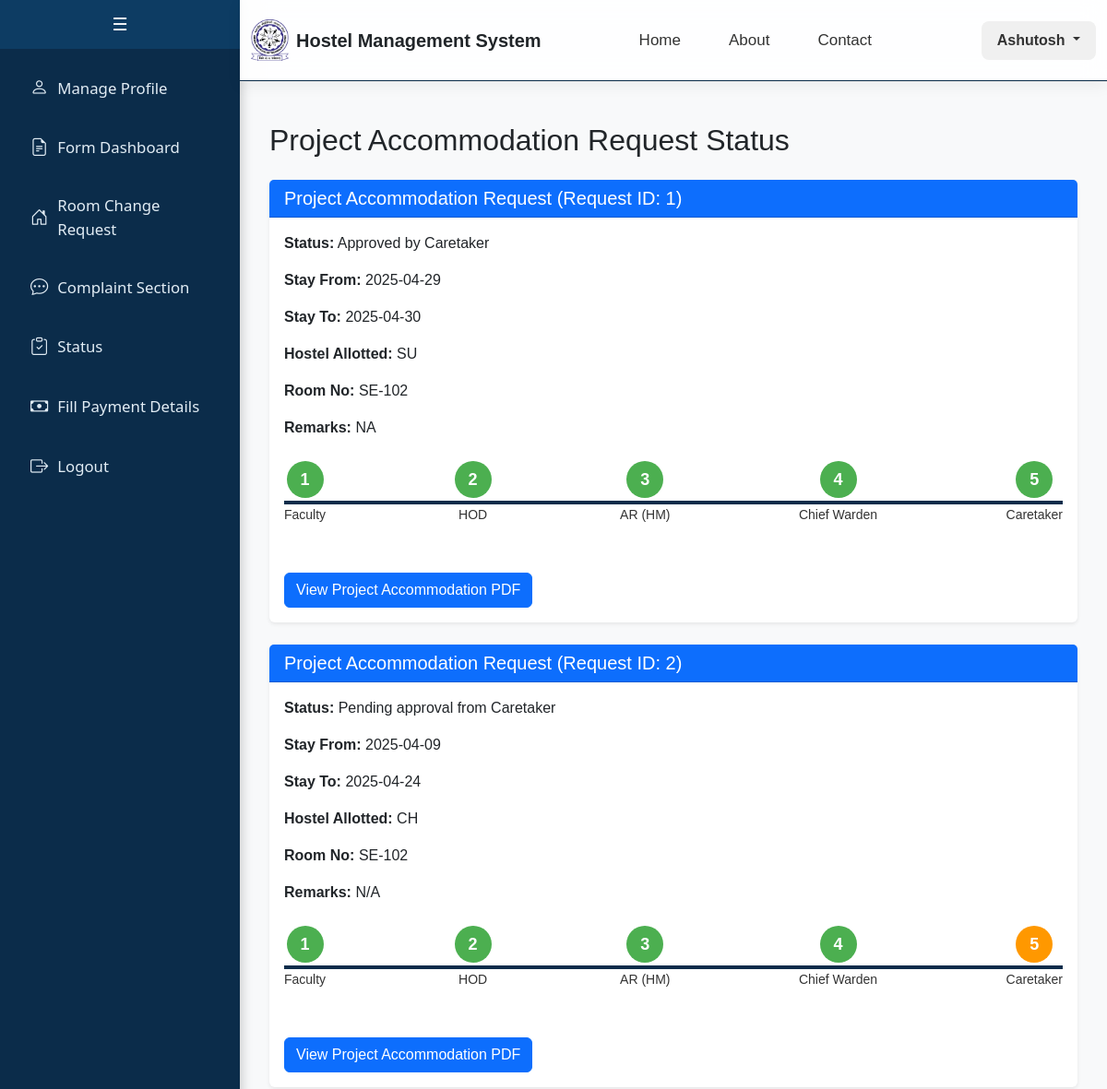
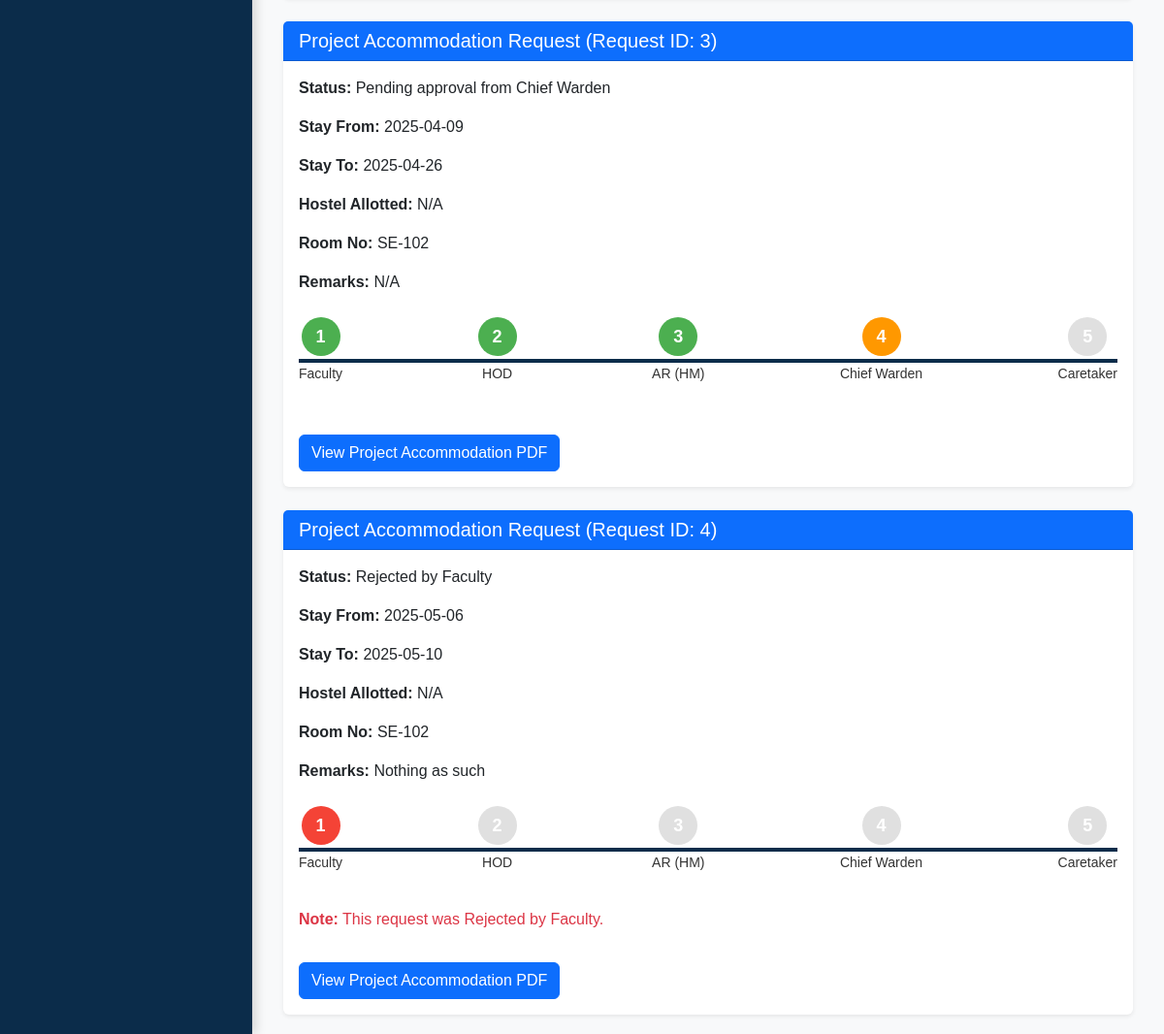
Screenshot of /student/project_accommodation_status (signed in) with the database file from the repository (2 pictures, top to bottom).
### app/models.py (models this page shows, shortened)
class CustomUser(db.Model):
    __tablename__ = 'custom_user'
    id = db.Column(db.Integer, primary_key=True)
    email = db.Column(db.String(255), unique=True, nullable=False)
    name = db.Column(db.String(100), nullable=False)
    password = db.Column(db.String(100), nullable=False)
    is_staff = db.Column(db.Boolean, default=False)
    is_active = db.Column(db.Boolean, default=True)
    gender = db.Column(db.String(20), default='Not Specified')
    student = db.relationship('Student', backref='user', uselist=False, cascade="all, delete")
    caretaker = db.relationship('Caretaker', backref='user', uselist=False, cascade="all, delete")
    faculty = db.relationship('Faculty', backref='user', uselist=False, cascade="all, delete")
    admin = db.relationship('Admin', backref='user', uselist=False, cascade="all, delete")
    guest = db.relationship('Guest', backref='user', uselist=False, cascade="all, delete")

class ProjectAccommodationRequest(db.Model):
    __tablename__ = 'project_accommodation_request'
    id = db.Column(db.Integer, primary_key=True)
    applicant_id = db.Column(db.Integer, db.ForeignKey('custom_user.id', ondelete='CASCADE'), nullable=False)
    faculty_id = db.Column(db.Integer, db.ForeignKey('faculty.faculty_id', ondelete='SET NULL'))
    address = db.Column(db.Text, nullable=False)
    stay_from = db.Column(db.Date, nullable=False)
    stay_to = db.Column(db.Date, nullable=False)
    category = db.Column(db.String(1), nullable=False)  # 'A' or 'B'
    arrival_date = db.Column(db.Date, nullable=False)
    arrival_time = db.Column(db.Time, nullable=False)
    departure_date = db.Column(db.Date, nullable=False)
    departure_time = db.Column(db.Time, nullable=False)
    offer_letter_path = db.Column(db.String(200))
    id_proof_path = db.Column(db.String(200))
    remarks = db.Column(db.Text)
    hostel_allotted = db.Column(db.String(20), db.ForeignKey('hostel.hostel_no', ondelete='SET NULL'))
    status = db.Column(db.String(50))
    otp = db.Column(db.String(10))  # New column for OTP
    created_at = db.Column(db.DateTime, default=datetime.utcnow)
    applicant = db.relationship('CustomUser', backref=db.backref('project_accommodation_requests', cascade='all, delete-orphan'))
    hostel = db.relationship('Hostel', backref=db.backref('project_accommodation_requests', cascade='all, delete-orphan'))

class Student(db.Model):
    __tablename__ = 'student'
    student_id = db.Column(db.Integer, db.ForeignKey('custom_user.id', ondelete='CASCADE'), primary_key=True)
    department = db.Column(db.String(100))
    student_phone = db.Column(db.String(10))
    student_roll = db.Column(db.String(15), unique=True)
    student_year = db.Column(db.Integer)
    student_room_no = db.Column(db.String(20))
    student_batch = db.Column(db.String(20))

### app/student.py (the view)
@student_bp.route("/student/project_accommodation_status", methods=["GET"])
def project_accommodation_status():
    if 'user_id' not in session or session.get('user_role') != 'student':
        return redirect(url_for('auth.login'))
    user_id = session['user_id']
    project_requests = ProjectAccommodationRequest.query.filter_by(applicant_id=user_id).all()
    if not project_requests:
        flash("No project accommodation requests found.", "info")
    return render_template(
        "student/project_accommodation_status.html",
        project_requests=project_requests
    )

### app/student.py (called while the page is built)
@student_bp.context_processor
def inject_guest_room_booking():
    if 'user_id' in session and session.get('user_role') == 'student':
        user_id = session['user_id']
        guest_room_booking = GuestRoomBooking.query.filter_by(applicant_id=user_id, status="Awaiting Payment from Applicant").first()
        return {'guest_room_booking': guest_room_booking}
    return {'guest_room_booking': None}

### templates/student/project_accommodation_status.html (shortened to what this page needs)
{% extends "student/base.html" %}
{% block content %}
<div class="container mt-4">
    <h2>Project Accommodation Request Status</h2>
    {% if project_requests %}
        {% for request in project_requests %}
        <div class="card shadow-sm border-0 mt-4">
            <div class="card-header bg-primary text-white">
                <h5 class="mb-0">Project Accommodation Request (Request ID: {{ request.id }})</h5>
            </div>
            <div class="card-body">
                <p><strong>Status:</strong> {{ request.status }}</p>
                <p><strong>Stay From:</strong> {{ request.stay_from }}</p>
                <p><strong>Stay To:</strong> {{ request.stay_to }}</p>
                <p><strong>Hostel Allotted:</strong> {{ request.hostel_allotted or 'N/A' }}</p>
                <p><strong>Room No:</strong> {{ request.applicant.student.student_room_no or 'N/A' }}</p>
                <p><strong>Remarks:</strong> {{ request.remarks or 'N/A' }}</p>
                <div class="stepper d-flex justify-content-between align-items-center mt-4">
                    {% set STATUS_FLOW = [
                        'Pending approval from Faculty',
                        'Pending approval from HOD',
                        'Pending approval from AR (HM)',
                        'Pending approval from Chief Warden',
                        'Pending approval from Caretaker',
                        'Approved by Caretaker'
                    ] %}
                    {% set step_names = ['Faculty', 'HOD', 'AR (HM)', 'Chief Warden', 'Caretaker'] %}
                    {% set status_index = STATUS_FLOW.index(request.status) if request.status in STATUS_FLOW else -1 %}
                    {% set rejected_index = step_names.index(request.status.replace('Rejected by ', '')) if 'Rejected by' in request.status else -1 %}
                    {% for step_name in step_names %}
                        {% set i = loop.index0 %}
                        <div class="step
                            {% if rejected_index != -1 %}
                                {% if i < rejected_index %}completed
                                {% elif i == rejected_index %}rejected
                                {% else %}normal{% endif %}
                            {% else %}
                                {% if i < status_index %}completed
                                {% elif i == status_index %}pending
                                {% else %}normal{% endif %}
                            {% endif %}
                        ">
                            <div class="circle">{{ loop.index }}</div>
                            <p class="text-center mt-2">{{ step_name }}</p>
                        </div>
                    {% endfor %}
                </div>
                {% if 'Rejected' in request.status %}
                <p class="text-danger mt-3">
                    <strong>Note:</strong> This request was {{ request.status }}.
                </p>
                {% endif %}
                <button class="btn btn-primary mt-3" onclick="viewPDF('{{ request.id }}')">View Project Accommodation PDF</button>
            </div>
        </div>
        {% endfor %}
    {% else %}
        <p>No project accommodation requests found.</p>
    {% endif %}
</div>
{% endblock %}

### templates/student/base.html (shortened to what this page needs)
<!DOCTYPE html>
<html lang="en">
<head>
    <link href="https://cdn.jsdelivr.net/npm/bootstrap@5.3.0-alpha3/dist/css/bootstrap.min.css" rel="stylesheet">
    <link href="https://cdn.jsdelivr.net/npm/bootstrap-icons/font/bootstrap-icons.css" rel="stylesheet">
</head>
<body>
    {% include 'student/sidebar.html' %}
    <div class="header-content">
        {% include 'includes/header.html' %}
    </div>
    <div class="main-content">
        {% block content %}{% endblock %}
    </div>
</body>
</html>

### templates/student/sidebar.html (shortened to what this page needs)
<div class="sidebar" id="sidebar">
    <button class="toggle-btn" onclick="toggleSidebar()">☰</button>
    <div class="sidebar-content">
        <a href="/student">
            <i class="bi bi-person"></i>
            <span>Manage Profile</span>
        </a>
        <a href="{{ url_for('student.form_dashboard') }}">
            <i class="bi bi-file-earmark-text"></i>
            <span>Form Dashboard</span>
        </a>
        <a href="/student/room_change">
            <i class="bi bi-house-door"></i>
            <span>Room Change Request</span>
        </a>
        <a href="/student/complaint">
            <i class="bi bi-chat-dots"></i>
            <span>Complaint Section</span>
        </a>
        <a href="{{ url_for('student.status_dashboard') }}">
            <i class="bi bi-clipboard-check"></i>
            <span>Status</span>
        </a>
        {% if guest_room_booking and guest_room_booking.status == "Awaiting Payment from Applicant" %}
        <a href="{{ url_for('student.fill_payment_details', booking_id=guest_room_booking.id) }}">
            <i class="bi bi-cash"></i>
            <span>Fill Payment Details</span>
        </a>
        {% endif %}
        <a href="/logout">
            <i class="bi bi-box-arrow-right"></i>
            <span>Logout</span>
        </a>
    </div>
</div>

### templates/includes/header.html (shortened to what this page needs)
<div class="ezy__nav4 glass">
    <nav class="navbar navbar-expand-lg py-3">
        <div class="container">
            <a class="navbar-brand d-flex align-items-center gap-2" href="/">
                <img src="{{ url_for('static', filename='logo.jpg') }}" alt="Logo" class="logo-img">
                <span class="fw-bold fs-5 text-dark">Hostel Management System</span>
            </a>
            <div class="collapse navbar-collapse justify-content-between" id="ezy_nav4-navbar-text">
				<ul class="navbar-nav me-auto d-flex justify-content-center gap-3" style="margin-left: 4.5rem;">
					<li class="nav-item"><a class="nav-link nav-hover" href="/">Home</a></li>
					<li class="nav-item"><a class="nav-link nav-hover" href="/about">About</a></li>
					<li class="nav-item"><a class="nav-link nav-hover" href="/contact">Contact</a></li>
				</ul>
				{% if session['user_role'] %}
				<div class="dropdown">
				<button class="btn user-dropdown-btn dropdown-toggle" type="button" id="userDropdown"
					data-bs-toggle="dropdown" aria-expanded="false">
					{{ session['user_name'] }}
				</button>
				</div>
				{% else %}
				<a href="/login" class="btn custom-login-btn ms-lg-3">Login</a>
				{% endif %}
			</div>
        </div>
    </nav>
</div>

### templates/student/base.html (style rules this page uses)
body { margin: 0; font-family: Arial, sans-serif; }
.main-content { margin-left: 260px; padding: 20px; background-color: #0b2c4a; min-height: 100vh; }
.header-content { margin-left: 260px; background-color: #0b2c4a; }
.navbar { border-bottom: 1px solid #0b2c4a; }

### templates/student/sidebar.html (style rules this page uses)
.sidebar { width: 260px; background-color: #0b2c4a; color: #ffffff; position: fixed; height: 100%; display: flex; flex-direction: column; padding: 0; box-shadow: 4px 0 10px rgba(0, 0, 0, 0.15); font-family: 'Segoe UI', sans-serif; overflow: hidden; transition: width 0.3s ease; z-index: 10; }
.toggle-btn { background-color: #0d3c63; color: #ffffff; border: none; padding: 12px; cursor: pointer; font-size: 1.2rem; width: 100%; transition: background-color 0.3s ease; }
.sidebar-content { overflow-y: auto; width: 100%; flex-grow: 1; display: flex; flex-direction: column; align-items: stretch; padding-top: 10px; }
.sidebar a { text-decoration: none; font-size: 1.05rem; color: #e1ecf4; margin: 6px auto; padding: 12px 20px; width: 90%; border-radius: 8px; display: flex; align-items: center; transition: background-color 0.3s ease, transform 0.2s ease; }
.sidebar a i { margin-right: 10px; font-size: 1.2rem; }
.sidebar a span { flex-grow: 1; text-align: left; }
.main-content { margin-left: 260px; padding: 20px; background-color: #f8f9fa; min-height: 100vh; transition: margin-left 0.3s ease; }
.header-content { margin-left: 260px; background-color: #f8f9fa; transition: margin-left 0.3s ease; }

### templates/includes/header.html (style rules this page uses)
.ezy__nav4.glass { backdrop-filter: blur(12px); background: rgba(255, 255, 255, 0.85); border-bottom: 1px solid rgba(200, 200, 200, 0.4); box-shadow: 0 4px 16px rgba(0, 0, 0, 0.06); position: sticky; top: 0; z-index: 1000; transition: background 0.3s ease; }
.ezy__nav4 .navbar-brand img.logo-img { height: 45px; width: auto; }
.navbar-brand span { font-size: 18px; }
.navbar-nav { flex-direction: row; align-items: center; }
.navbar-nav .nav-item { margin: 0 10px; }
.navbar-nav .nav-link { font-weight: 500; font-size: 17px; padding: 10px 16px; color: #333; transition: all 0.2s ease; }
.user-dropdown-btn { background-color: #f0f0f0; color: #333; font-weight: 600; padding: 8px 16px; border-radius: 8px; transition: all 0.2s ease; }

### templates/student/project_accommodation_status.html (style rules this page uses)
.stepper { display: flex; justify-content: space-between; align-items: center; position: relative; margin: 20px 0; }
.stepper::before { content: ''; position: absolute; top: 50%; left: 0; right: 0; height: 4px; background-color: #0b2c4a; z-index: 0; }
.step { position: relative; z-index: 1; text-align: center; }
.step .circle { width: 40px; height: 40px; border-radius: 50%; background-color: #0b2c4a; color: #fff; display: flex; align-items: center; justify-content: center; font-weight: bold; font-size: 18px; margin: 0 auto; }
.step.completed .circle { background-color: #4caf50; }
.step.rejected .circle { background-color: #f44336; }
.step.pending .circle { background-color: #ff9800; }
.step.normal .circle { background-color: #e0e0e0; }
.step p { margin-top: 10px; font-size: 14px; color: #333; }

### rows the page displays
CustomUser: user_name "Ashutosh"
ProjectAccommodationRequest: id "1", status "Approved by Caretaker", stay_from "2025-04-29", stay_to "2025-04-30", hostel_allotted "SU", applicant.student "SE-102", remarks "NA", step_names "Faculty" "HOD" "AR (HM)" "Chief Warden" "Caretaker"
ProjectAccommodationRequest: id "2", status "Pending approval from Caretaker", stay_from "2025-04-09", stay_to "2025-04-24", hostel_allotted "CH", applicant.student "SE-102", remarks "N/A", step_names "Faculty" "HOD" "AR (HM)" "Chief Warden" "Caretaker"
ProjectAccommodationRequest: id "3", status "Pending approval from Chief Warden", stay_from "2025-04-09", stay_to "2025-04-26", hostel_allotted "N/A", applicant.student "SE-102", remarks "N/A", step_names "Faculty" "HOD" "AR (HM)" "Chief Warden" "Caretaker"
ProjectAccommodationRequest: id "4", status "Rejected by Faculty", stay_from "2025-05-06", stay_to "2025-05-10", hostel_allotted "N/A", applicant.student "SE-102", remarks "Nothing as such", step_names "Faculty" "HOD" "AR (HM)" "Chief Warden" "Caretaker"
